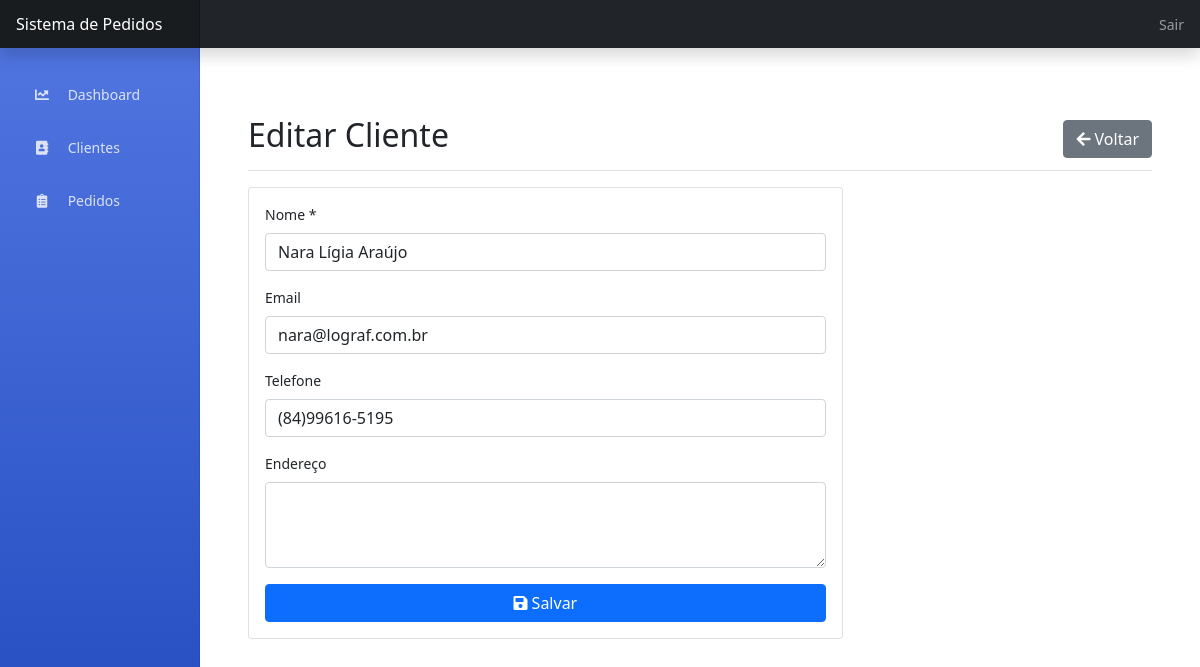
/operacional/clientes/1/editar (signed in), run on the app's committed database.
### app.py (models this page shows)
class Cliente(db.Model):
    id = db.Column(db.Integer, primary_key=True)
    nome = db.Column(db.String(100), nullable=False)
    email = db.Column(db.String(120))
    telefone = db.Column(db.String(20))
    endereco = db.Column(db.Text)
    pedidos = db.relationship('Pedido', backref='cliente', lazy=True)

### app.py (the view, shortened to what this page needs)
@app.route('/operacional/clientes/<int:id>/editar', methods=['GET', 'POST'])
@login_required
def operacional_editar_cliente(id):
    if current_user.tipo != 'operacional':
        flash('Acesso não autorizado!', 'danger')
        return redirect(url_for('index'))
    cliente = Cliente.query.get_or_404(id)
    return render_template('operacional/formulario_cliente.html', cliente=cliente)

### app.py (called while the page is built)
@login_manager.user_loader
def load_user(user_id):
    return Usuario.query.get(int(user_id))

### templates/operacional/formulario_cliente.html
{% extends "base.html" %}
{% block content %}
<div class="container-fluid">
    <div class="d-flex justify-content-between flex-wrap flex-md-nowrap align-items-center pt-3 pb-2 mb-3 border-bottom">
        <h1 class="h2">{% if cliente %}Editar Cliente{% else %}Novo Cliente{% endif %}</h1>
        <div class="btn-toolbar mb-2 mb-md-0">
            <a href="{{ url_for('operacional_clientes') }}" class="btn btn-secondary">
                <i class="fas fa-arrow-left"></i> Voltar
            </a>
        </div>
    </div>
    <div class="row">
        <div class="col-md-8">
            <div class="card">
                <div class="card-body">
                    <form method="POST">
                        <div class="mb-3">
                            <label for="nome" class="form-label">Nome *</label>
                            <input type="text" class="form-control" id="nome" name="nome" required
                                   value="{{ cliente.nome if cliente else '' }}">
                        </div>
                        <div class="mb-3">
                            <label for="email" class="form-label">Email</label>
                            <input type="email" class="form-control" id="email" name="email"
                                   value="{{ cliente.email if cliente else '' }}">
                        </div>
                        <div class="mb-3">
                            <label for="telefone" class="form-label">Telefone</label>
                            <input type="tel" class="form-control" id="telefone" name="telefone"
                                   value="{{ cliente.telefone if cliente else '' }}">
                        </div>
                        <div class="mb-3">
                            <label for="endereco" class="form-label">Endereço</label>
                            <textarea class="form-control" id="endereco" name="endereco" rows="3">{{ cliente.endereco if cliente else '' }}</textarea>
                        </div>
                        <div class="d-grid gap-2">
                            <button type="submit" class="btn btn-primary">
                                <i class="fas fa-save"></i> Salvar
                            </button>
                        </div>
                    </form>
                </div>
            </div>
        </div>
    </div>
</div>
{% endblock %}

### templates/base.html (style rules this page uses)
body { font-size: .875rem; }
.container-fluid { padding-top: 1.5rem; }
.d-flex.justify-content-between { margin-top: 20px; margin-bottom: 30px; padding: 15px 0; }

### data on the page
Cliente: nome "Nara Lígia Araújo", email "nara@lograf.com.br", telefone "(84)99616-5195"
